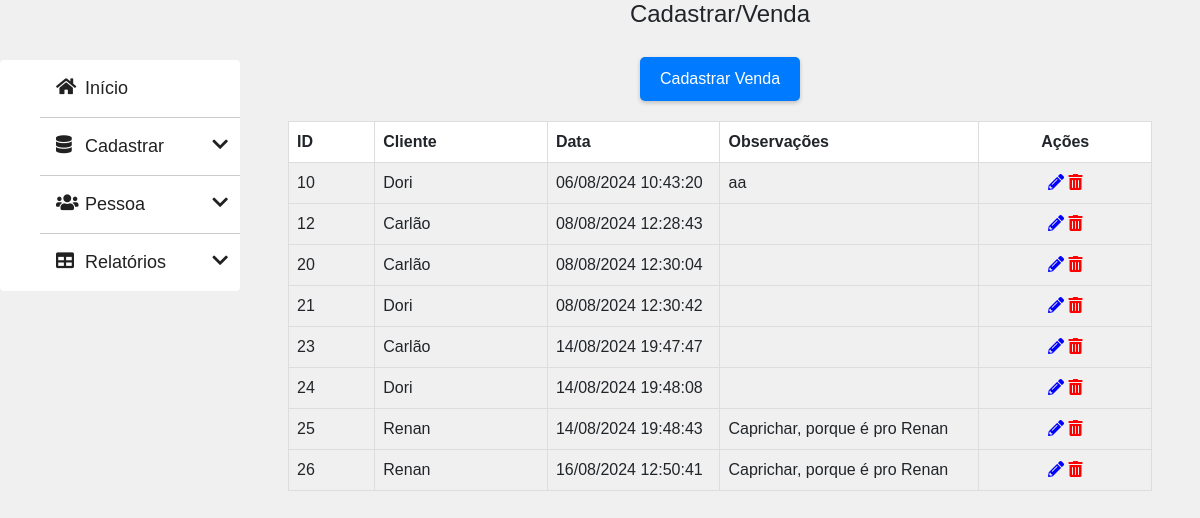
Page /venda.php on the committed database.
### tables this page shows
CREATE TABLE `venda` (
  `idVenda` int(11) NOT NULL,
  `dataVenda` timestamp NOT NULL DEFAULT current_timestamp(),
  `obsVenda` text DEFAULT NULL,
  `idPessoa` int(11) DEFAULT NULL
);

CREATE TABLE `pessoa` (
  `idPessoa` int(11) NOT NULL,
  `nomePessoa` varchar(100) DEFAULT NULL,
  `apelidoPessoa` varchar(100) DEFAULT NULL,
  `sexoPessoa` int(11) DEFAULT NULL COMMENT '1:Masculino\r\n2:Feminino\r\n3:Outros'
);

### venda.php (the view, shortened to what this page needs)
<?php require_once("./index.php"); ?>
<head>
</head>
<body>
    <div class="conteudo">
        <h4>Cadastrar/Venda</h4>
        <button onclick="window.location.href='./vendanovo.php'" class="button-cadastrar" style="margin-bottom: 20px;">Cadastrar Venda</button>
        <?php
        include("./conexao.php");
        $consultaVendas = "SELECT idVenda, obsVenda, dataVenda, idPessoa FROM Venda";
        $resultadoVendas = $mysqli->query($consultaVendas);
        if ($resultadoVendas) {
            if ($resultadoVendas->num_rows > 0) {
                echo "<table>
                    <tr>
                        <th style=\"width: 10%;\">ID</th>
                        <th style=\"width: 20%;\">Cliente</th>
                        <th style=\"width: 20%;\">Data</th>
                        <th style=\"width: 30%;\">Observações</th>
                        <th style=\"width: 20%; text-align: center;\">Ações</th>
                    </tr>";
                while ($row = $resultadoVendas->fetch_assoc()) {
                    $idVenda = $row['idVenda'];
                    $dataVenda = date("d/m/Y H:i:s", strtotime($row['dataVenda']));
                    $idPessoa = intval($row['idPessoa']);
                    $consultaPessoa = "SELECT apelidoPessoa FROM pessoa WHERE idPessoa = $idPessoa";
                    $resultadoPessoa = $mysqli->query($consultaPessoa);
                    $apelidoPessoa = "";
                    if ($resultadoPessoa && $resultadoPessoa->num_rows > 0) {
                        $pessoa = $resultadoPessoa->fetch_assoc();
                        $apelidoPessoa = $pessoa['apelidoPessoa'];
                    }
                    echo "<tr>
                        <td>{$idVenda}</td>
                        <td>{$apelidoPessoa}</td>
                        <td>{$dataVenda}</td>
                        <td>{$row['obsVenda']}</td>
                        <td style=\"text-align: center;\">
                            <a title=\"Editar Venda\" href=\"./vendaeditar.php?idVenda=$idVenda\"><i class=\"fas fa-pencil-alt\" style=\"color: blue; cursor: pointer;\"></i></a>
                            <a title=\"Excluir Venda\" href=\"#\"><i class=\"fas fa-trash-alt\" style=\"color: red; cursor: pointer;\" onclick=\"excluirVenda('$idVenda')\"></i></a>
                        </td>
                    </tr>";
                }
                echo "</table>";
            } else {
                echo "<p>Nenhuma venda encontrada na tabela Venda.</p>";
            }
        } else {
            echo "<p>Erro na consulta: " . $mysqli->error . "</p>";
        }
        ?>
    </div>
</body>

### index.php (shortened to what this page needs)
<!DOCTYPE html>
<html lang="pt-br">
<head>
    <link href="https://stackpath.bootstrapcdn.com/bootstrap/4.5.2/css/bootstrap.min.css" rel="stylesheet">
    <link rel="stylesheet" href="https://cdnjs.cloudflare.com/ajax/libs/font-awesome/5.15.4/css/all.min.css">
    <link rel="stylesheet" type="text/css" href="./Css/menu.css">
    <link rel="stylesheet" type="text/css" href="./Css/style.css">
</head>
<body>
    <ul class="accordion-menu">
        <li>
            <div class="dropdownlink"><i href="./index.php" class="fa fa-home" aria-hidden="true"></i> Início
            </div>
        </li>
        <li>
            <div class="dropdownlink"><i class="fa fa-database" aria-hidden="true"></i> Cadastrar
                <i class="fa fa-chevron-down" aria-hidden="true"></i>
            </div>
        </li>
         <li>
            <div class="dropdownlink"><i class="fa fa-users" aria-hidden="true"></i> Pessoa
                <i class="fa fa-chevron-down" aria-hidden="true"></i>
            </div>
        </li>
        <li>
            <div class="dropdownlink"><i class="fa fa-table" aria-hidden="true"></i> Relatórios
                <i class="fa fa-chevron-down" aria-hidden="true"></i>
            </div>
        </li>
    </ul>

### Css/menu.css (style rules this page uses)
ul { list-style: none; }
a { text-decoration: none; }
.accordion-menu { width: 20%; max-width: 350px; margin: 60px auto 20px; background: #fff; border-radius: 4px; overflow-y: auto; position: fixed; }
.accordion-menu li:last-child .dropdownlink { border-bottom: 0; }

### Css/style.css (style rules this page uses)
th, td { border: 1px solid #dddddd; text-align: left; padding: 8px; }
th { background-color: white; }
body { font-family: Arial, sans-serif; margin: 0; padding: 0; background-color: #f0f0f0; }
.conteudo { width: 80%; border-collapse: collapse; float: right; text-align: center; }
table { border: 1px solid black; background-color: #f0f0f0; width: 90%; margin: 0 auto; }
.button-cadastrar { margin-top: 20px; margin-left: auto; display: inline-block; background-color: #007bff; color: #fff; border: none; border-radius: 5px; padding: 10px 20px; cursor: pointer; font-size: 16px; transition: background-color 0.3s, box-shadow 0.3s; box-shadow: 0 2px 4px rgba(0, 0, 0, 0.2); }

### rows in the picture
venda: idVenda "10", idPessoa.apelidoPessoa "Dori", dataVenda "06/08/2024 10:43:20", obsVenda "aa"
venda: idVenda "12", idPessoa.apelidoPessoa "Carlão", dataVenda "08/08/2024 12:28:43"
venda: idVenda "20", idPessoa.apelidoPessoa "Carlão", dataVenda "08/08/2024 12:30:04"
venda: idVenda "21", idPessoa.apelidoPessoa "Dori", dataVenda "08/08/2024 12:30:42"
venda: idVenda "23", idPessoa.apelidoPessoa "Carlão", dataVenda "14/08/2024 19:47:47"
venda: idVenda "24", idPessoa.apelidoPessoa "Dori", dataVenda "14/08/2024 19:48:08"
venda: idVenda "25", idPessoa.apelidoPessoa "Renan", dataVenda "14/08/2024 19:48:43", obsVenda "Caprichar, porque é pro Renan"
venda: idVenda "26", idPessoa.apelidoPessoa "Renan", dataVenda "16/08/2024 12:50:41", obsVenda "Caprichar, porque é pro Renan"
